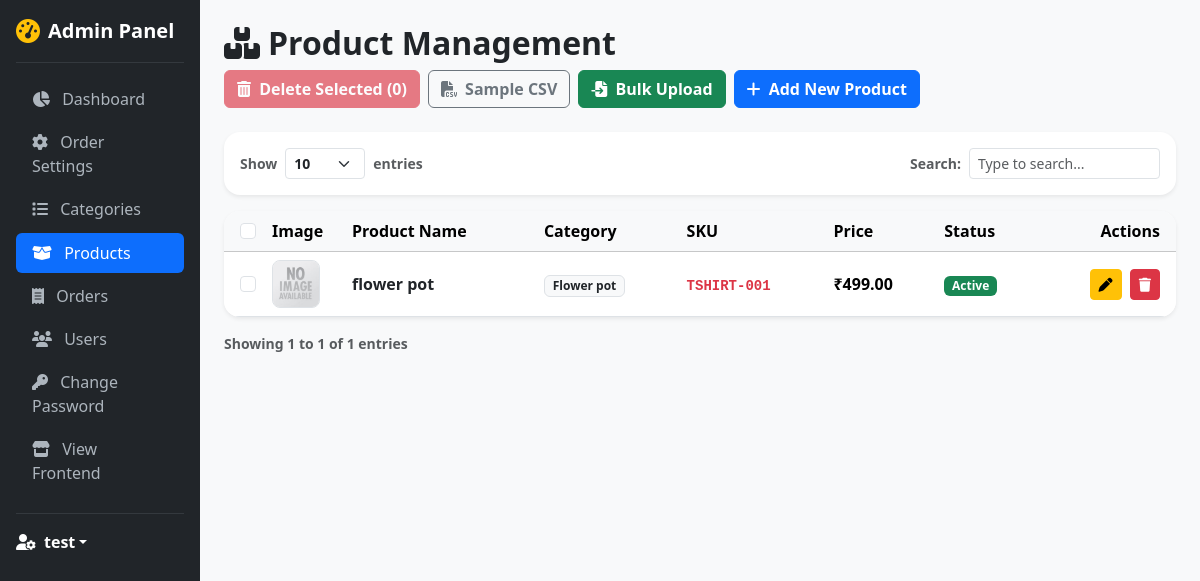
Screenshot of /adminpanel/products (signed in) with the database file from the repository.
### tables this page shows
CREATE TABLE IF NOT EXISTS `products` (
  `id` int(11) NOT NULL AUTO_INCREMENT,
  `product_name` varchar(255) NOT NULL,
  `product_category` varchar(100) NOT NULL,
  `sku` varchar(100) NOT NULL,
  `description` text,
  `price` decimal(10,2) NOT NULL DEFAULT '0.00',
  `image` varchar(255) DEFAULT NULL,
  `status` tinyint(1) NOT NULL DEFAULT '1' COMMENT '1=Active, 0=Disabled',
  `created_at` datetime DEFAULT CURRENT_TIMESTAMP,
  PRIMARY KEY (`id`),
  UNIQUE KEY `sku` (`sku`)
);

### config/database.php (called while the page is built, shortened)
<?php
function sanitize(string $data): string {
    return htmlspecialchars(trim($data), ENT_QUOTES, 'UTF-8');
}

### adminpanel/products.php (the view, shortened to what this page needs)
<?php
require_once __DIR__ . '/../config/database.php';
$stmt = $pdo->query("SELECT * FROM products ORDER BY id DESC");
$products = $stmt->fetchAll();
require_once 'includes/header.php';
?>
<div class="d-flex flex-wrap justify-content-between align-items-center mb-4 gap-2">
    <h2 class="fw-bold m-0"><i class="fa-solid fa-boxes-stacked me-2"></i>Product Management</h2>
    <div class="d-flex align-items-center gap-2">
        <button type="button" id="btnBulkDelete" class="btn btn-danger fw-bold" disabled onclick="confirmBulkDelete()">
            <i class="fa-solid fa-trash-can me-1"></i> Delete Selected (<span id="selectedCount">0</span>)
        </button>
        <a href="product-bulk-upload.php?action=sample" class="btn btn-outline-secondary fw-bold">
            <i class="fa-solid fa-file-csv me-1"></i> Sample CSV
        </a>
        <button type="button" class="btn btn-success fw-bold" data-bs-toggle="modal" data-bs-target="#bulkUploadModal">
            <i class="fa-solid fa-file-import me-1"></i> Bulk Upload
        </button>
        <a href="product-add" class="btn btn-primary fw-bold">
            <i class="fa-solid fa-plus me-1"></i> Add New Product
        </a>
    </div>
</div>
<div class="card shadow-sm border-0 rounded-4 mb-3">
    <div class="card-body p-3 d-flex flex-wrap justify-content-between align-items-center gap-2">
        <div class="d-flex align-items-center gap-2">
            <label class="small fw-bold text-muted mb-0">Show</label>
            <select id="pageSizeSelect" class="form-select form-select-sm fw-bold style-select" style="width: 80px;">
                <option value="10" selected>10</option>
            </select>
            <label class="small fw-bold text-muted mb-0">entries</label>
        </div>
        <div class="d-flex align-items-center gap-2" style="width: 250px;">
            <label for="tableSearchInput" class="small fw-bold text-muted mb-0">Search:</label>
            <input type="text" id="tableSearchInput" class="form-control form-control-sm" placeholder="Type to search...">
        </div>
    </div>
</div>
<form id="bulkDeleteForm" action="products" method="POST">
    <div class="card shadow-sm border-0 rounded-4 overflow-hidden mb-3">
        <div class="card-body p-0">
            <div class="table-responsive">
                <table class="table table-hover align-middle mb-0" id="productsTable">
                    <thead class="table-light">
                        <tr>
                            <th class="ps-3" style="width: 40px;">
                                <input class="form-check-input" type="checkbox" id="selectAll">
                            </th>
                            <th style="width: 80px;">Image</th>
                            <th>Product Name</th>
                            <th>Category</th>
                            <th>SKU</th>
                            <th>Price</th>
                            <th>Status</th>
                            <th class="text-end pe-3">Actions</th>
                        </tr>
                    </thead>
                    <tbody id="productsTableBody">
                        <?php if (empty($products)): ?>
                            <tr id="noDataRow">
                                <td colspan="8" class="text-center py-5 text-muted">
                                    <i class="fa-solid fa-box-open fa-2x mb-2 d-block"></i>
                                    No products found in database.
                                </td>
                            </tr>
                        <?php else: ?>
                            <?php foreach ($products as $p):
                                $searchData = strtolower(sanitize($p['product_name'] . ' ' . $p['product_category'] . ' ' . $p['sku']));
                            ?>
                                <tr class="product-row" data-search="<?= $searchData; ?>">
                                    <td class="ps-3">
                                        <input class="form-check-input product-select-chk" type="checkbox" name="product_ids[]" value="<?= $p['id']; ?>">
                                    </td>
                                    <td>
                                        <div class="rounded-3 border overflow-hidden bg-light" style="width: 48px; height: 48px;">
                                            <?php
                                            $imgPath = !empty($p['image']) && file_exists(__DIR__ . '/../uploads/products/' . $p['image'])
                                                ? '../uploads/products/' . $p['image']
                                                : '../assets/image/no-image.jpg';
                                            ?>
                                            <img src="<?= $imgPath; ?>" alt="<?= sanitize($p['product_name']); ?>" class="w-100 h-100 object-fit-cover">
                                        </div>
                                    </td>
                                    <td class="fw-bold text-dark"><?= sanitize($p['product_name']); ?></td>
                                    <td><span class="badge bg-light text-dark border"><?= sanitize($p['product_category']); ?></span></td>
                                    <td><code class="text-danger fw-semibold"><?= sanitize($p['sku']); ?></code></td>
                                    <td class="fw-bold">₹<?= number_format($p['price'], 2); ?></td>
                                    <td>
                                        <?php if ($p['status'] == 1): ?>
                                            <span class="badge bg-success">Active</span>
                                        <?php else: ?>
                                            <span class="badge bg-secondary">Inactive</span>
                                        <?php endif; ?>
                                    </td>
                                    <td class="text-end pe-3">
                                        <a href="product-edit?id=<?= $p['id']; ?>" class="btn btn-warning btn-sm fw-bold me-1" title="Edit">
                                            <i class="fa-solid fa-pen"></i>
                                        </a>
                                        <a href="products?action=delete&id=<?= $p['id']; ?>" class="btn btn-danger btn-sm fw-bold" onclick="return confirm('Are you sure you want to delete this product?');" title="Delete">
                                            <i class="fa-solid fa-trash"></i>
                                        </a>
                                    </td>
                                </tr>
                            <?php endforeach; ?>
                        <?php endif; ?>
                    </tbody>
                </table>
            </div>
        </div>
    </div>
</form>
<div class="d-flex flex-wrap justify-content-between align-items-center gap-2">
    <div class="small fw-semibold text-muted" id="paginationInfo">
    </div>
</div>
<?php require_once 'includes/footer.php'; ?>

### rows the page displays
products: product_name "flower pot", product_category "Flower pot", sku "TSHIRT-001", price "499.00", status "Active"

### other values shown
$_SESSION['admin_username'] "test"
